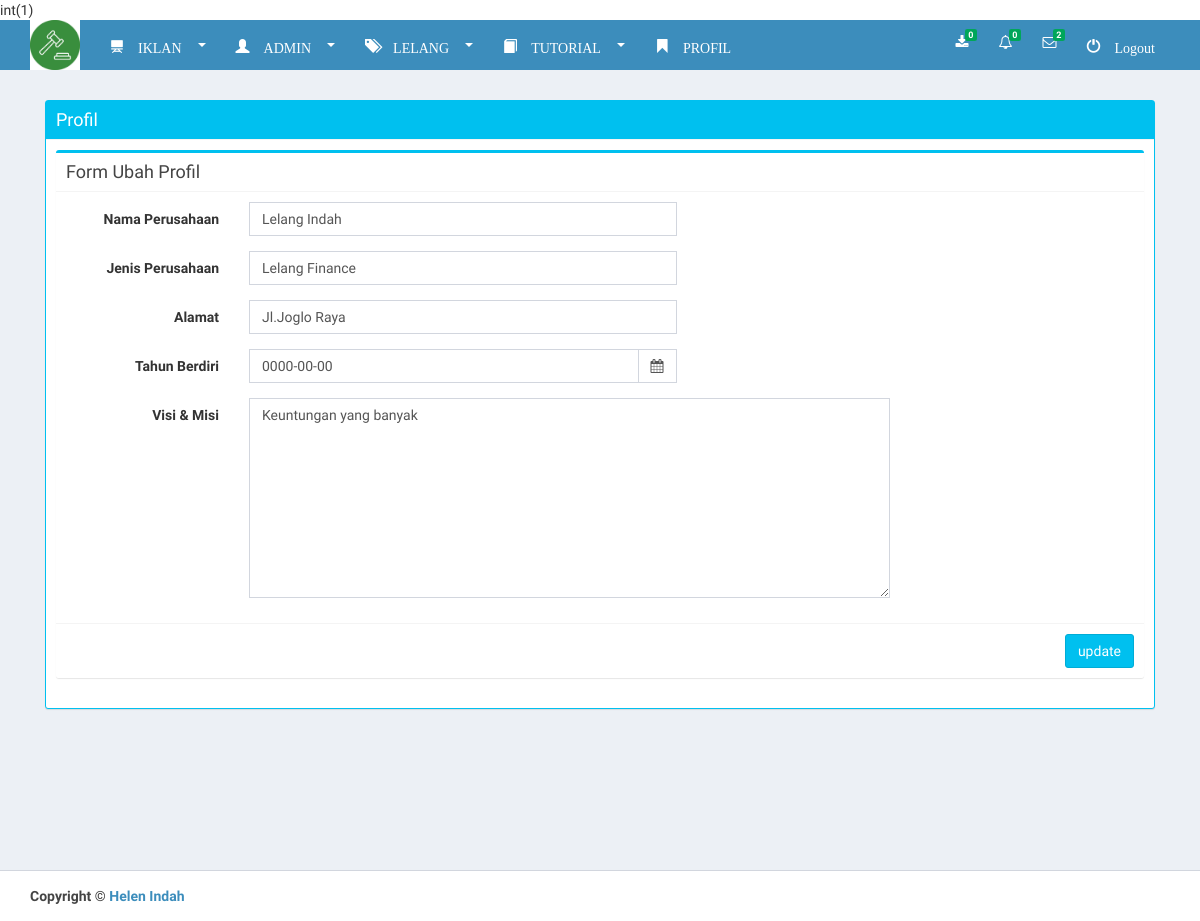
Page /admin/profil.php (signed in) on the committed database.
### tables this page shows
CREATE TABLE `profil` (
  `id_profil` int(11) NOT NULL,
  `nama` varchar(50) NOT NULL,
  `jenis` varchar(50) NOT NULL,
  `alamat` text NOT NULL,
  `tahun_berdiri` date NOT NULL,
  `profil` longtext NOT NULL
);

### admin/profil.php (the view, shortened to what this page needs)
<html>
    <head>
        <?php
        $query_profil="SELECT * FROM profil";
        $result_profil=  mysql_query($query_profil);
        include 'css.php';
        ?>
    </head>
    <body class="hold-transition skin-blue layout-top-nav">
        <div class="wrapper">
            <?php include 'menu.php';
            ?>
      <div class="content-wrapper">
        <div class="container">
          <section class="content-header">
          </section>
                        <?php
                if(mysql_num_rows($result_profil)>0){
                    $row_profil = mysql_fetch_array($result_profil);
            ?>
          <section class="content">
              <div class="row">
                  <div class="col-lg-12">
                      <div class="box box-info box-solid">
                          <div class="box-header with-border">
                              <h3 class="box-title">Profil</h3>
                          </div>
                          <div class="box-body">
                            <div class="box box-info">
                              <div class="box-header with-border">
                                <h3 class="box-title">Form Ubah Profil</h3>
                              </div>
                              <form class="form-horizontal" method="POST" action="" enctype="multipart/form-data">
                                <div class="box-body">
                                  <div class="form-group">
                                      <label class="col-sm-2 control-label">Nama Perusahaan</label>
                                    <div class="col-sm-5">
                                        <input type="text" class="form-control" placeholder="Nama" name="nama" value="<?php echo $row_profil['nama']; ?>" required>
                                    </div>
                                  </div>
                                  <div class="form-group">
                                      <label class="col-sm-2 control-label">Jenis Perusahaan</label>
                                    <div class="col-sm-5">
                                        <input type="text" class="form-control" placeholder="Jensi Perusahaan" name="jenis" value="<?php echo $row_profil['jenis']; ?>"required>
                                    </div>
                                  </div>
                                  <div class="form-group">
                                      <label class="col-sm-2 control-label">Alamat</label>
                                    <div class="col-sm-5">
                                      <input type="text" class="form-control" placeholder="Alamat" name="alamat" value="<?php echo $row_profil['alamat']; ?>" required>
                                    </div>
                                  </div>
                                    <div class="form-group">
                                        <label class="col-sm-2 control-label">Tahun Berdiri</label>
                                        <div class="col-sm-5">
                                            <div class="input-group date" data-provide="datepicker" data-date-format="yyyy-mm-dd">
                                                <input type="text" class="form-control" name="tgl" value="<?php echo $row_profil['tahun_berdiri']; ?>">
                                                <div class="input-group-addon">
                                                    <span class="fa fa-calendar"></span>
                                                </div>
                                            </div>
                                        </div>
                                    </div>
                                  <div class="form-group">
                                      <label class="col-sm-2 control-label">Visi & Misi</label>
                                    <div class="col-sm-5">
                                        <textarea name="isi" class="form-control" style="width: 150%; height: 200px;"><?php echo $row_profil['profil']; ?></textarea>
                                    </div>
                                  </div>
                                </div>
                                <div class="box-footer">
                                    <input type="submit" name="update" class="btn btn-info pull-right" value="update">
                                </div>
                              </form>
                            </div>
                          </div>
                      </div>
                  </div>
              </div>
          </section>
            <?php } ?>
        </div>
      </div>
            <?php include 'footer.php'; ?>
        </div>
    </body>
</html>

### rows in the picture
profil: nama "Lelang Indah", jenis "Lelang Finance", alamat "Jl.Joglo Raya", tgl "0000-00-00", isi "Keuntungan yang banyak"

### other values in the picture
$jumlah_confirm "0"
$jumlah_contrib "0"
cek_not_kom($id_user) "2"
